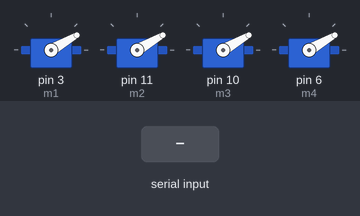
Recording of a sketch running on a simulated Arduino Uno, built with avr-gcc and run on an emulated ATmega328P. Parts: 4 × servo. The test bench sets the inputs (shaded band). What the sketch prints to the serial monitor is not drawn.

Above: at 1.2 s.
1.3 s: "0" received over Serial
Timing chart, 0 to 4.3 s (numbered marks = the images above; inputs shaded):
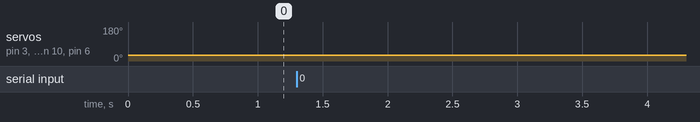

Measured:
- after the input at 1.3 s, servo on pin 3 (m1), servo on pin 11 (m2), servo on pin 10 (m3), servo on pin 6 (m4): 30° → 31° at once

The sketch:

esc.ino
```cpp
#include <Servo.h>
unsigned char x=30;
unsigned char a,b;
Servo m1,m2,m3,m4;
void setup()
{
  m1.attach(3);
  //m1.write(40);

  m2.attach(11);
  //m2.write(40);

  m3.attach(10);
 // m3.write(40);

  m4.attach(6);
 // m4.write(40);
  Serial.begin(9600);
}

void loop(){

  a = Serial.read();
  if (a==48)
  {
    Serial.println(x,10);
    x+=1;
  }
  else if(a==49)
  {
    Serial.println(x,10);
    x-=1;
  }

  m1.write(x);
  m2.write(x);
  m3.write(x);
  m4.write(x);
 }
```
